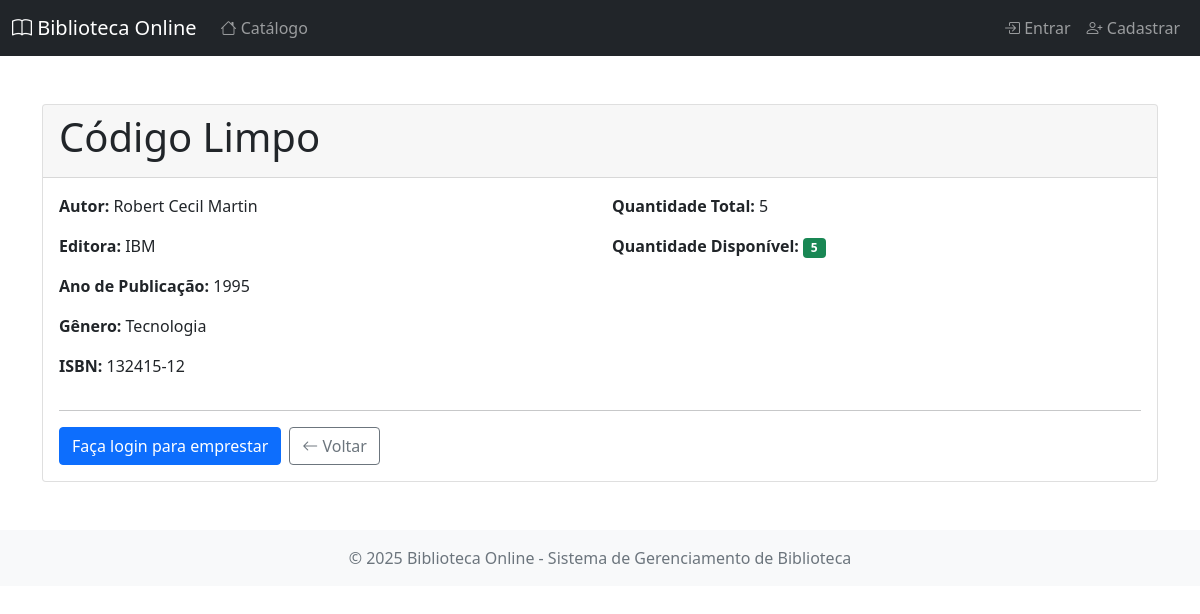
The page /livros/5/ on the database its author committed.
### biblioteca/models.py (models this page shows, shortened)
class Livro(models.Model):
    titulo = models.CharField(max_length=200)
    autor = models.CharField(max_length=100)
    editora = models.CharField(max_length=200, blank=True, null=True)
    ano_publicacao = models.IntegerField(null=True, blank=True)
    genero = models.CharField(max_length=50)
    isbn = models.CharField(max_length=50, blank=True, null=True)
    quantidade_total = models.IntegerField(default=1)
    quantidade_disponivel = models.IntegerField(default=1)

### biblioteca/views.py (the view)
# urls.py: path('livros/<int:pk>/', views.detalhes_livro, name='detalhes_livro'),
def detalhes_livro(request, pk):
    livro = get_object_or_404(Livro, pk=pk)
    tem_estoque = livro.quantidade_disponivel > 0
    usuario_tem_reserva = False
    if request.user.is_authenticated:
        usuario_tem_reserva = Reserva.objects.filter(
            livro=livro,
            usuario=request.user,
            status='ativa'
        ).exists()
    return render(request, 'biblioteca/detalhes_livro.html', {
        'livro': livro,
        'tem_estoque': tem_estoque,
        'usuario_tem_reserva': usuario_tem_reserva
    })

### templates/biblioteca/detalhes_livro.html (shortened to what this page needs)
{% extends 'biblioteca/base.html' %}
{% block content %}
<div class="container mt-5">
  <div class="card">
    <div class="card-header">
      <h1>{{ livro.titulo }}</h1>
    </div>
    <div class="card-body">
      <div class="row">
        <div class="col-md-6">
          <p><strong>Autor:</strong> {{ livro.autor }}</p>
          <p><strong>Editora:</strong> {{ livro.editora|default:"Não informado" }}</p>
          <p><strong>Ano de Publicação:</strong> {{ livro.ano_publicacao|default:"Não informado" }}</p>
          <p><strong>Gênero:</strong> {{ livro.genero }}</p>
          <p><strong>ISBN:</strong> {{ livro.isbn|default:"Não informado" }}</p>
        </div>
        <div class="col-md-6">
          <p><strong>Quantidade Total:</strong> {{ livro.quantidade_total }}</p>
          <p>
            <strong>Quantidade Disponível:</strong>
            {% if livro.quantidade_disponivel > 0 %}
            <span class="badge bg-success"
              >{{ livro.quantidade_disponivel }}</span
            >
            {% else %}
            <span class="badge bg-danger">0 (Indisponível)</span>
            {% endif %}
          </p>
        </div>
      </div>
      <hr />
      <div class="d-grid gap-2 d-md-flex justify-content-md-start">
        {% if user.is_authenticated %} {% if tem_estoque %}
        <a
          href="{% url 'solicitar_emprestimo' livro.pk %}"
          class="btn btn-success"
        >
          <i class="bi bi-book"></i> Solicitar Empréstimo
        </a>
        {% else %} {% if not usuario_tem_reserva %}
        <a href="{% url 'criar_reserva' livro.pk %}" class="btn btn-warning">
          <i class="bi bi-bookmark"></i> Reservar Livro
        </a>
        {% else %}
        <button class="btn btn-secondary" disabled>
          <i class="bi bi-bookmark-check"></i> Já Reservado
        </button>
        {% endif %} {% endif %} {% else %}
        <a href="{% url 'login' %}" class="btn btn-primary"
          >Faça login para emprestar</a
        >
        {% endif %}
        <a href="{% url 'lista_livros' %}" class="btn btn-outline-secondary">
          <i class="bi bi-arrow-left"></i> Voltar
        </a>
      </div>
    </div>
  </div>
</div>
{% endblock %}

### rows shown on the page
Livro: titulo "Código Limpo", autor "Robert Cecil Martin", editora "IBM", ano_publicacao "1995", genero "Tecnologia", isbn "132415-12", quantidade_total "5", quantidade_disponivel "5"
